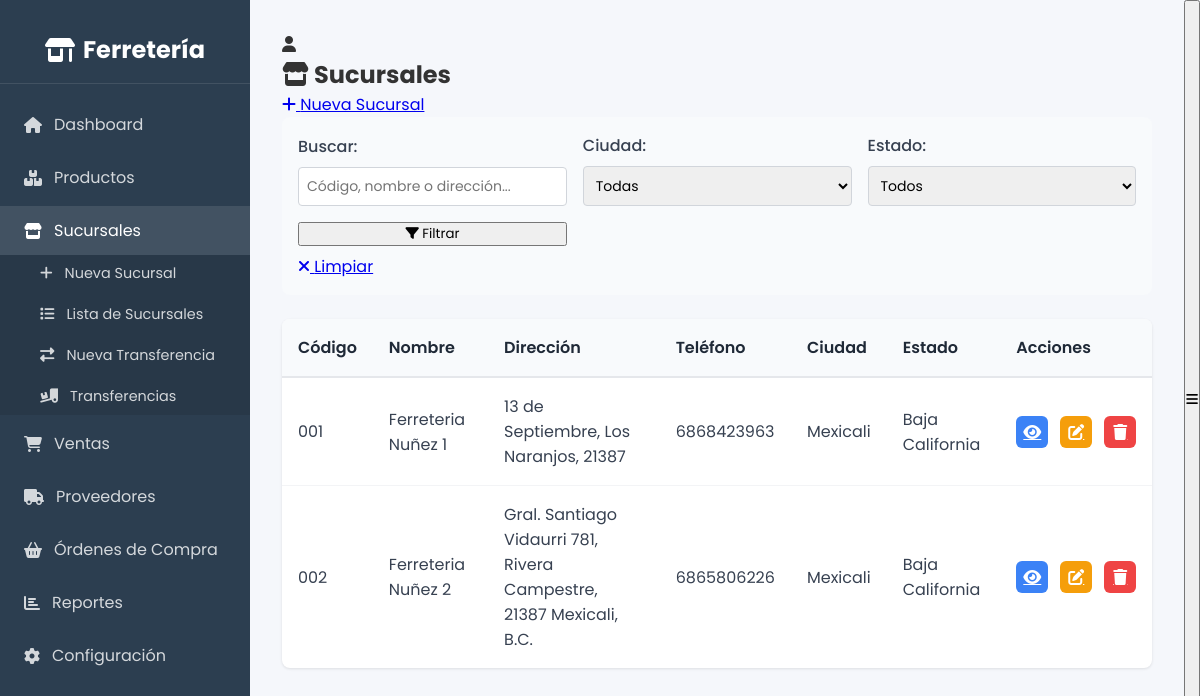
Screenshot of /consultas/sucursales.php with the database file from the repository.
### tables this page shows
CREATE TABLE `sucursal` (
  `sucursal_id` int(11) NOT NULL,
  `codigo_sucursal` varchar(20) NOT NULL,
  `nombre` varchar(100) NOT NULL,
  `direccion` varchar(200) NOT NULL,
  `telefono` varchar(20) DEFAULT NULL,
  `ciudad` varchar(50) NOT NULL,
  `estado` varchar(50) NOT NULL
);

### consultas/sucursales.php (the view, shortened to what this page needs)
<?php
require_once '../includes/db.php';
$busqueda = isset($_GET['busqueda']) ? trim($_GET['busqueda']) : '';
$where_clauses = [];
$where_sql = !empty($where_clauses) ? "WHERE " . implode(" AND ", $where_clauses) : "";
$sql = "
    SELECT * FROM Sucursal
    $where_sql
    ORDER BY nombre
";
$stmt = $pdo->prepare($sql);
$stmt->execute();
$sucursales = $stmt->fetchAll(PDO::FETCH_ASSOC);
?>
<!DOCTYPE html>
<html lang="es">
<head>
    <link rel="stylesheet" href="https://cdnjs.cloudflare.com/ajax/libs/font-awesome/6.4.0/css/all.min.css">
    <link rel="stylesheet" href="../assets/css/styles.css">
</head>
<body class="dashboard-body">
    <?php include '../includes/sidebar.php'; ?>
    <div class="main-content">
        <?php include '../includes/topbar.php'; ?>
        <div class="page-content">
            <div class="header-actions">
                <h2><i class="fas fa-store"></i> Sucursales</h2>
                <a href="../altas/sucursal.php" class="btn-primary">
                    <i class="fas fa-plus"></i> Nueva Sucursal
                </a>
            </div>
            <div class="filters">
                <form method="GET" action="">
                    <div class="filter-group">
                        <label for="busqueda">Buscar:</label>
                        <input type="text" id="busqueda" name="busqueda"
                               value="<?php echo htmlspecialchars($busqueda); ?>"
                               placeholder="Código, nombre o dirección...">
                    </div>
                    <div class="filter-group">
                        <label for="ciudad">Ciudad:</label>
                        <select id="ciudad" name="ciudad">
                            <option value="">Todas</option>
                        </select>
                    </div>
                    <div class="filter-group">
                        <label for="estado">Estado:</label>
                        <select id="estado" name="estado">
                            <option value="">Todos</option>
                        </select>
                    </div>
                    <div class="filter-group">
                        <button type="submit" class="btn-primary">
                            <i class="fas fa-filter"></i> Filtrar
                        </button>
                        <a href="sucursales.php" class="btn btn-secondary">
                            <i class="fas fa-times"></i> Limpiar
                        </a>
                    </div>
                </form>
            </div>
            <div class="table-responsive">
                <table class="table">
                    <thead>
                        <tr>
                            <th>Código</th>
                            <th>Nombre</th>
                            <th>Dirección</th>
                            <th>Teléfono</th>
                            <th>Ciudad</th>
                            <th>Estado</th>
                            <th>Acciones</th>
                        </tr>
                    </thead>
                    <tbody>
                        <?php foreach ($sucursales as $sucursal): ?>
                            <tr>
                                <td><?php echo htmlspecialchars($sucursal['codigo_sucursal']); ?></td>
                                <td><?php echo htmlspecialchars($sucursal['nombre']); ?></td>
                                <td><?php echo htmlspecialchars($sucursal['direccion']); ?></td>
                                <td><?php echo htmlspecialchars($sucursal['telefono']); ?></td>
                                <td><?php echo htmlspecialchars($sucursal['ciudad']); ?></td>
                                <td><?php echo htmlspecialchars($sucursal['estado']); ?></td>
                                <td>
                                    <div class="branch-actions">
                                        <a href="sucursal_detalle.php?id=<?php echo $sucursal['sucursal_id']; ?>"
                                           class="btn-view" title="Ver detalles">
                                            <i class="fas fa-eye"></i>
                                        </a>
                                        <a href="../modificaciones/modificar_sucursal.php?id=<?php echo $sucursal['sucursal_id']; ?>"
                                           class="btn-edit" title="Editar sucursal">
                                            <i class="fas fa-edit"></i>
                                        </a>
                                        <a href="#" onclick="confirmarEliminacion(<?php echo $sucursal['sucursal_id']; ?>)"
                                           class="btn-delete" title="Eliminar sucursal">
                                            <i class="fas fa-trash"></i>
                                        </a>
                                    </div>
                                </td>
                            </tr>
                        <?php endforeach; ?>
                    </tbody>
                </table>
            </div>
        </div>
    </div>
</body>
</html>

### assets/css/styles.css (style rules this page uses)
:root { --primary: #4361ee; --secondary: #3f37c9; --success: #4cc9f0; --danger: #f72585; --warning: #f8961e; --info: #4895ef; --light: #f8f9fa; --dark: #212529; --sidebar-width: 250px; }
* { margin: 0; padding: 0; box-sizing: border-box; font-family: 'Poppins', sans-serif; }
body { background-color: #f5f7fb; color: #333; }
body.dashboard-body { display: flex; min-height: 100vh; overflow-x: hidden; }
.main-content { flex: 1; margin-left: var(--sidebar-width); padding: 2rem; min-height: 100vh; background: #f5f7fb; transition: margin-left 0.3s ease; }

### consultas/sucursales.php (style rules this page uses)
.filters { background: #f8fafc; padding: 1rem; border-radius: 8px; margin-bottom: 1.5rem; }
.filters form { display: grid; grid-template-columns: repeat(auto-fit, minmax(200px, 1fr)); gap: 1rem; align-items: end; }
.filter-group { display: flex; flex-direction: column; gap: 0.5rem; }
.filter-group label { font-weight: 500; color: #374151; }
.filter-group input, .filter-group select { padding: 0.5rem; border: 1px solid #d1d5db; border-radius: 4px; font-size: 0.875rem; }
.table-responsive { background: white; border-radius: 8px; box-shadow: 0 1px 3px rgba(0, 0, 0, 0.1); margin-top: 1rem; overflow: hidden; }
.table { width: 100%; border-collapse: separate; border-spacing: 0; }
.table thead { background: #f8fafc; }
.table th { padding: 1rem; font-weight: 600; text-align: left; color: #1f2937; border-bottom: 2px solid #e5e7eb; white-space: nowrap; }
.table td { padding: 1rem; color: #374151; border-bottom: 1px solid #f3f4f6; vertical-align: middle; }
.table tbody tr:last-child td { border-bottom: none; }
.branch-actions { display: flex; gap: 0.75rem; justify-content: flex-start; }
.branch-actions a { width: 32px; height: 32px; display: flex; align-items: center; justify-content: center; border-radius: 6px; transition: transform 0.15s ease; color: white; }
.btn-view { background-color: #3b82f6; }
.btn-edit { background-color: #f59e0b; }
.btn-delete { background-color: #ef4444; }

### rows the page displays
sucursal: codigo_sucursal "001", nombre "Ferreteria Nuñez 1", direccion "13 de Septiembre, Los Naranjos, 21387", telefono "6868423963", ciudad "Mexicali", estado "Baja California"
sucursal: codigo_sucursal "002", nombre "Ferreteria Nuñez 2", direccion "Gral. Santiago Vidaurri 781, Rivera Campestre, 21387 Mexicali, B.C.", telefono "6865806226", ciudad "Mexicali", estado "Baja California"
